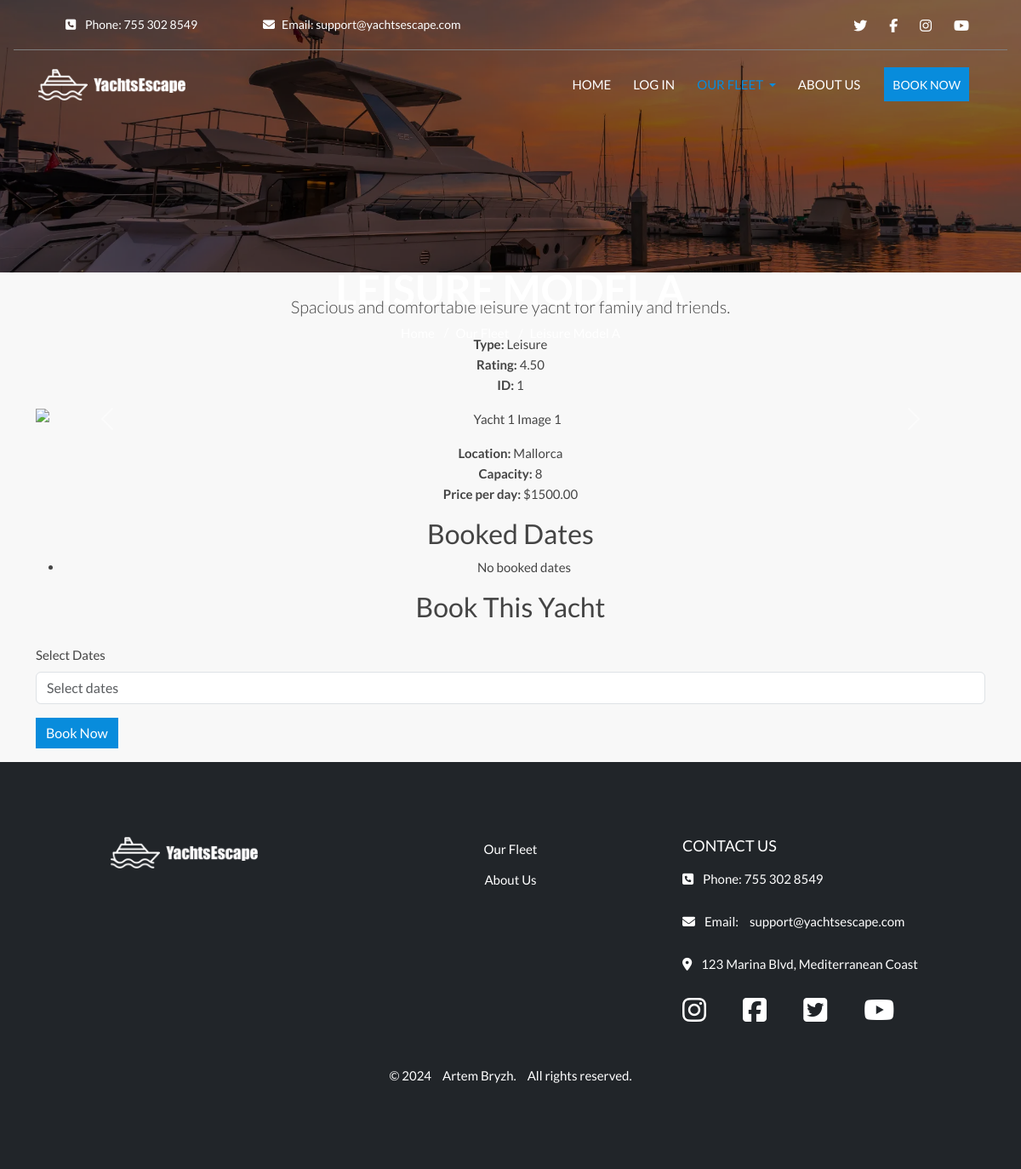
Page /yachts/yacht/1/ on the earlier database version.
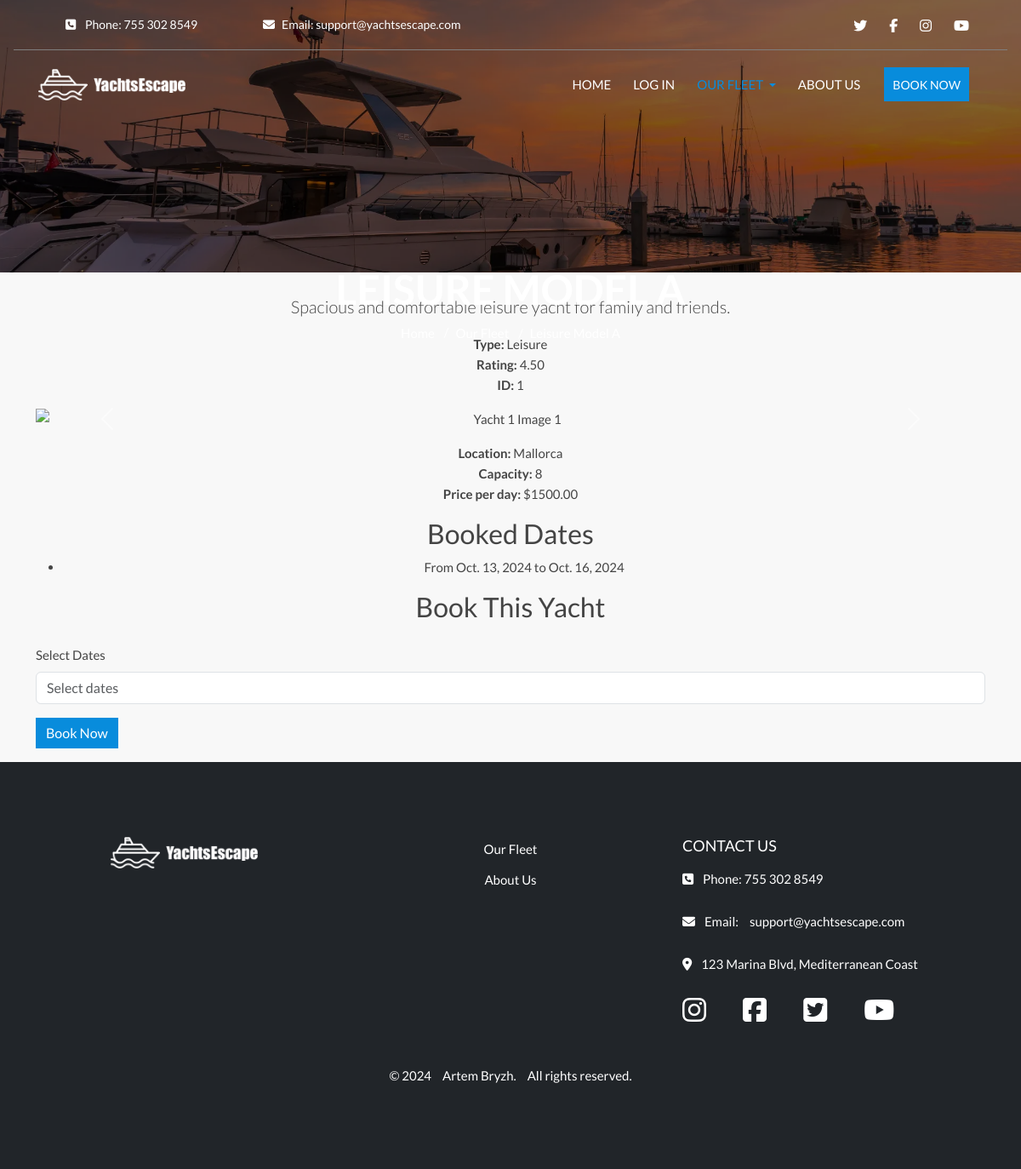
Same page on the later database version.
### booking/models.py (models this page shows, shortened)
class Booking(models.Model):
    yacht = models.ForeignKey(Yacht, on_delete=models.CASCADE, related_name='bookings')
    start_date = models.DateField()
    end_date = models.DateField()
    total_cost = models.DecimalField(max_digits=10, decimal_places=2, default=0.00)
    status = models.CharField(
        max_length=20,
        choices=[
            ('pending', 'Pending'),  # Initial status, awaiting confirmation
            ('confirmed', 'Confirmed'),  # Status when payment is successful
            ('cancelled', 'Cancelled')  # Status when the booking is cancelled
        ],
        default='pending'  # Default to 'pending' until payment is confirmed
    )

### yachts/views.py (the view)
# urls.py: path('yacht/<int:yacht_id>/', views.yacht_detail, name='yacht_detail'),  # URL для страницы с деталями яхты
def yacht_detail(request, yacht_id):
    yacht = get_object_or_404(Yacht, id=yacht_id)
    bookings = Booking.objects.filter(yacht=yacht).values('start_date', 'end_date')
    booked_dates = []
    for booking in bookings:
        start_date = booking['start_date']
        end_date = booking['end_date']
        print(f"Start Date Type: {type(start_date)}, End Date Type: {type(end_date)}")
        if isinstance(start_date, datetime):
            start_date_str = start_date.strftime('%Y-%m-%d')
        else:
            start_date_str = start_date  # If already a string
        if isinstance(end_date, datetime):
            end_date_str = end_date.strftime('%Y-%m-%d')
        else:
            end_date_str = end_date  # If already a string
        booked_dates.append({
            'start': start_date_str,
            'end': end_date_str
        })
    print("Booked Dates List:", booked_dates)
    if request.method == 'POST':
        form = BookingForm(request.POST)
        if form.is_valid():
            booking = form.save(commit=False)
            booking.yacht = yacht  # Assign the current yacht to the booking
            booking.user = request.user  # Assign the current user to the booking
            date_range = form.cleaned_data['date_range']
            start_date_str, end_date_str = date_range.split(" to ")
            booking.start_date = datetime.strptime(start_date_str, '%Y-%m-%d').date()
            booking.end_date = datetime.strptime(end_date_str, '%Y-%m-%d').date()
            booking.save()  # Save the booking instance
            return redirect('booking_success')  # Redirect to the booking success page
    else:
        form = BookingForm()
    context = {
        'yacht': yacht,
        'booked_dates': booked_dates,
        'form': form,  # Pass the form to the context
    }
    return render(request, 'yachts/yacht_detail.html', context)

### booking/forms.py (shortened to what this page needs)
class BookingForm(forms.ModelForm):
    date_range = forms.CharField(label='Select Dates', required=True)
    class Meta:
        model = Booking
        fields = ['yacht', 'date_range']

### yachts/templates/yachts/yacht_detail.html (shortened to what this page needs)
{% extends 'base.html' %}
{% load static %}
{% block extra_css %}
<link rel="stylesheet" href="{% static 'css/yachts/yacht-list.css' %}">
{% endblock %}
{% block content %}
<div class="container text-center">
    <div class="header-content">
        <h1 class="hero-title">{{ yacht.name }}</h1>
        <div class="breadcrumb-container">
            <nav aria-label="breadcrumb">
                <ol class="breadcrumb">
                    <li class="breadcrumb-item"><a href="{% url 'home' %}">Home</a></li>
                    <li class="breadcrumb-item"><a href="{% url 'yacht_list' %}">Our Fleet</a></li>
                    <li class="breadcrumb-item active" aria-current="page">{{ yacht.name }}</li>
                </ol>
            </nav>
        </div>
    </div>
    <p class="lead mt-4">{{ yacht.description }}</p>
    <ul class="list-unstyled">
        <li><strong>Type:</strong> {{ yacht.type }}</li>
        <li><strong>Rating:</strong> {{ yacht.rating }}</li>
        <li><strong>ID:</strong> {{ yacht.id }}</li>
    </ul>
    <div id="yachtGallery" class="carousel slide" data-bs-ride="carousel">
        <div class="carousel-inner">
        </div>
        <button class="carousel-control-prev" type="button" data-bs-target="#yachtGallery" data-bs-slide="prev">
            <span class="carousel-control-prev-icon" aria-hidden="true"></span>
        </button>
        <button class="carousel-control-next" type="button" data-bs-target="#yachtGallery" data-bs-slide="next">
            <span class="carousel-control-next-icon" aria-hidden="true"></span>
        </button>
    </div>
    <ul class="list-unstyled mt-3">
        <li><strong>Location:</strong> {{ yacht.location }}</li>
        <li><strong>Capacity:</strong> {{ yacht.capacity }}</li>
        <li><strong>Price per day:</strong> ${{ yacht.price_per_day }}</li>
    </ul>
    <h2>Booked Dates</h2>
    <ul>
        {% for date in booked_dates %}
        <li>From {{ date.start }} to {{ date.end }}</li>
        {% empty %}
        <li>No booked dates</li>
        {% endfor %}
    </ul>
    <h2>Book This Yacht</h2>
    <form id="bookingForm" method="post" action="{% url 'booking_create' %}" class="text-start mt-4">
        <div class="row mb-3">
            <div class="col-md-12">
                <label for="dateRange" class="form-label">Select Dates</label>
                <input type="text" id="dateRange" name="date_range" class="form-control" placeholder="Select dates"
                    required>
            </div>
        </div>
        <button type="submit" class="btn btn-primary" onclick="handleFormSubmit(event)">Book Now</button>
    </form>
</div>
{% endblock %}

Differences in the rows shown:
added Booking: start "Oct. 13, 2024", end "Oct. 16, 2024"
Other differences:
text no longer shown: "No booked dates"
